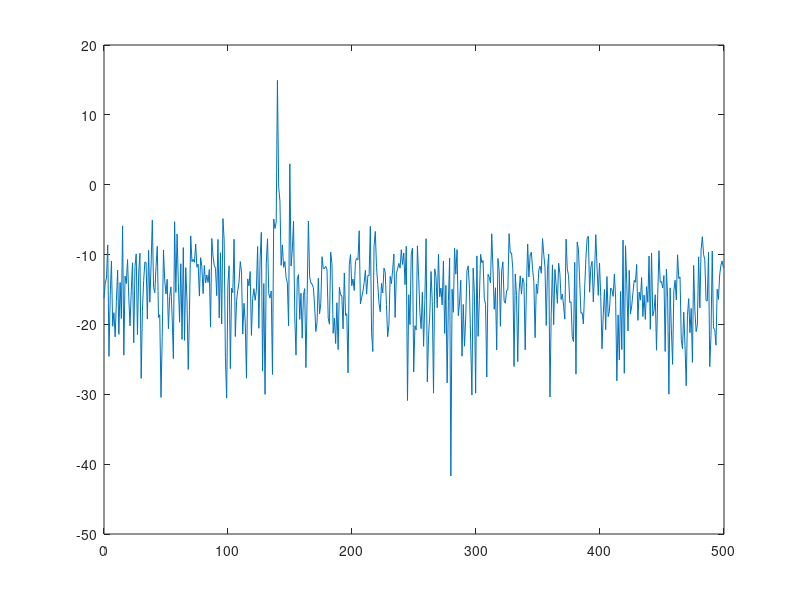

Reproduce this figure in MATLAB. (Note: this script raises an error after producing the figure.)
fs = 1000;             % Sampling frequency
t = (0:1*fs)./fs;    % 301 samples
A = [2 8];             % Sinusoid amplitudes (row vector)
f = [150;140];         % Sinusoid frequencies (column vector)
xn = A*sin(2*pi*f*t) + 5*randn(size(t));
[Pxx,F] = periodogram(xn,rectwin(length(xn)),length(xn),fs);
plot(F,10*log10(Pxx))

[Pxx,F] = pwelch(xn,hamming(150),75,150,fs);
plot(F,10*log10(Pxx)); xlabel('Hz'); ylabel('dB');
title('Welch''s Overlapped Segment Averaging PSD Estimate');

[Pxx,F] = pwelch(xn,rectwin(100),75,512,fs);
plot(F,10*log10(Pxx))
